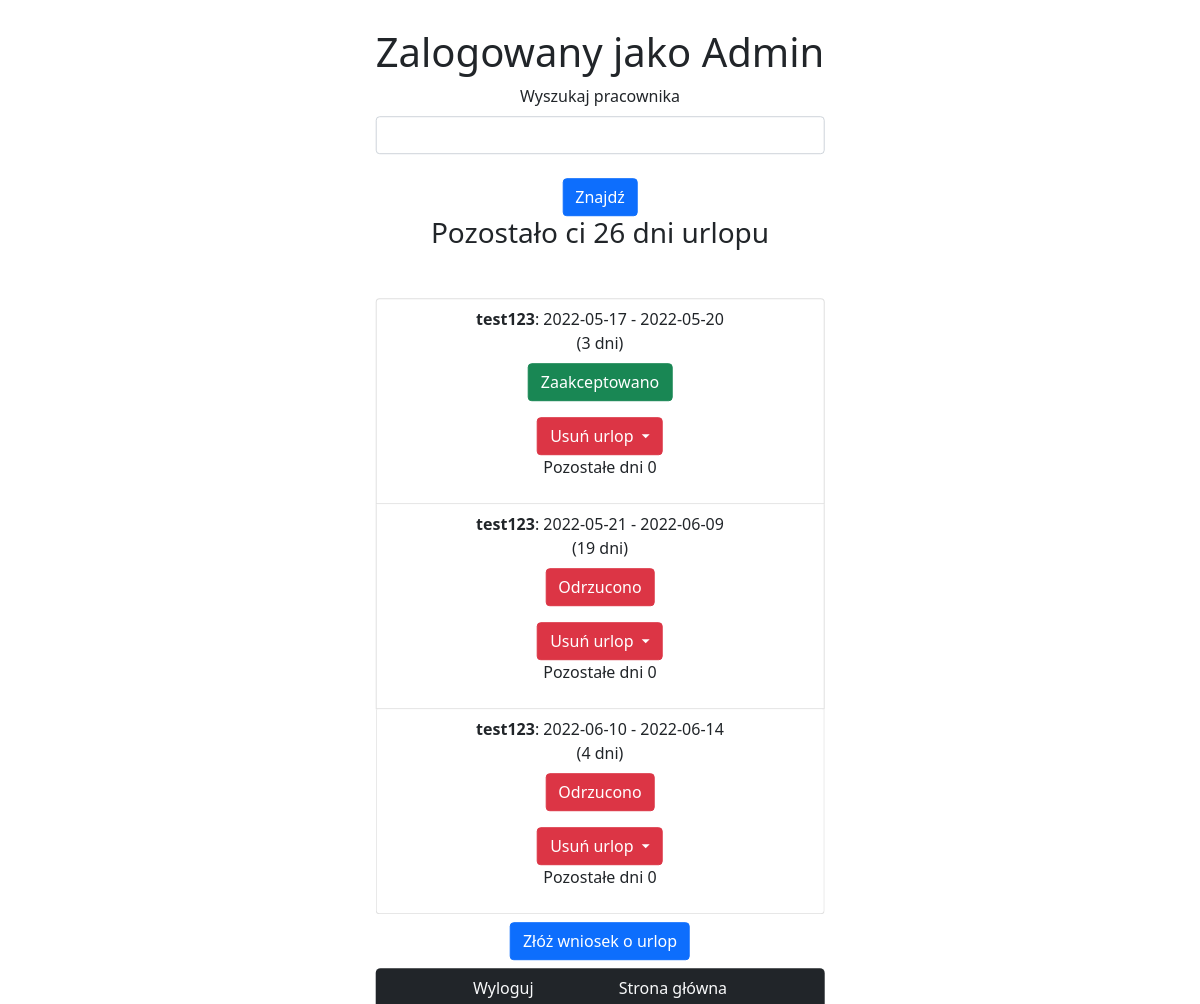
Page /leave/Admin (signed in) on the earlier database version.
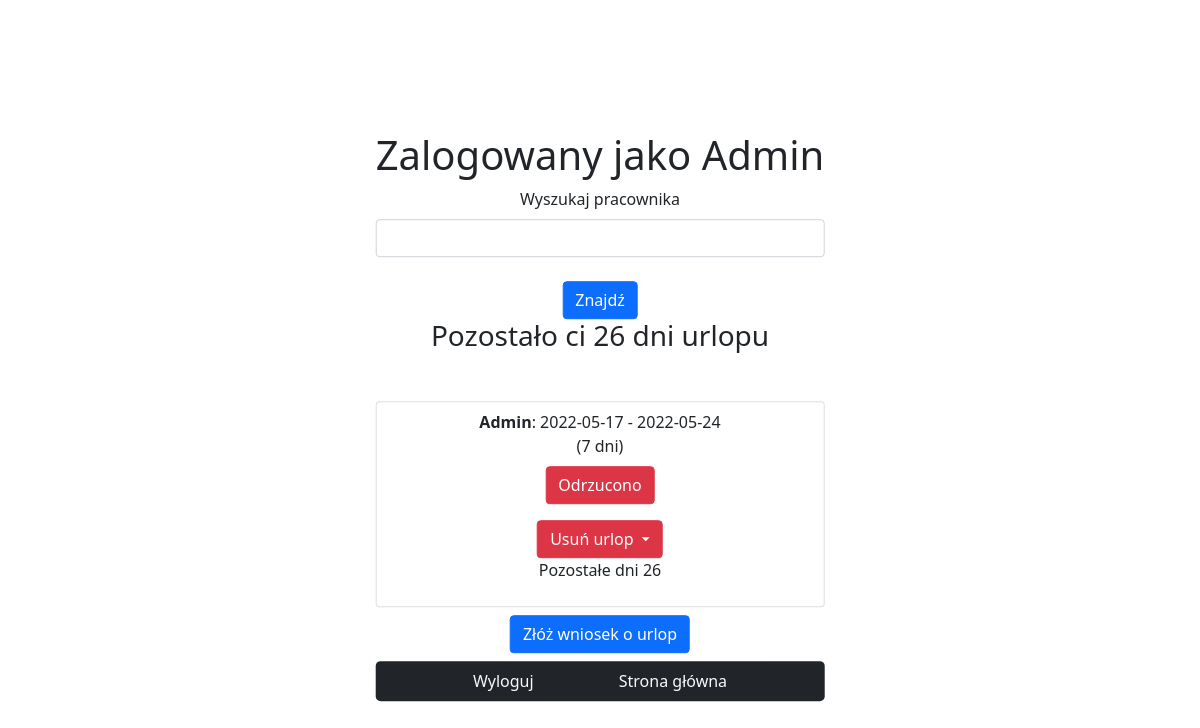
Same page on the later database version.
### urlop/models.py (models this page shows, shortened)
class User(db.Model, UserMixin):
    id = db.Column(db.Integer, primary_key=True)
    username = db.Column(db.String(30), unique=True, nullable=False)
    email = db.Column(db.String(40), unique=True, nullable=False)
    role = db.Column(db.String(20), default='user')
    password = db.Column(db.String(60), nullable=False)
    leave = db.relationship('Leave', backref='user', lazy=True)
    days_left = db.Column(db.Integer, default=26)

class Leave(db.Model, UserMixin):
    id = db.Column(db.Integer, primary_key=True)
    start_day = db.Column(db.DateTime, nullable=False)
    end_day = db.Column(db.DateTime, nullable=False)
    accepted = db.Column(db.Boolean, unique=False, default=False)
    user_id = db.Column(db.Integer, db.ForeignKey('user.id'), nullable=False)

### urlop/routes.py (the view, shortened to what this page needs)
@app.route('/leave/<string:name>', methods=['POST', 'GET'])
def leave(name):
    form = LeaveForm()
    form_search = SearchForm()
    if current_user.role == 'Admin':
        leaves = Leave.query.all()
    else:
        leaves = User.query.filter_by(username=current_user.username).first().leave
    return render_template('leave.html', form=form, form_search=form_search, leaves=leaves, title=name)

### urlop/forms.py (shortened to what this page needs)
class LeaveForm(FlaskForm):
    start_date = DateField('Początek urlopu', validators=[DataRequired()])
    end_date = DateField('Koniec urlopu', validators=[DataRequired()])
    display_days_errors = StringField('')
    submit = SubmitField('Wyślij urlop')

class SearchForm(FlaskForm):
    searchText = StringField('Wyszukaj pracownika')
    submitSearch = SubmitField('Znajdź')

### urlop/models.py (called while the page is built)
@login_manager.user_loader
def load_user(user_id):
    return User.query.get(int(user_id))

### urlop/templates/leave.html (shortened to what this page needs)
{% extends 'base.html' %}
{% block content %}
    <h1>Zalogowany jako {{ current_user.username }}</h1>
    {% if current_user.role == 'Admin' %}
        <form method="POST" action="">
                {{ form_search.searchText.label(class="form-label") }}
                {{ form_search.searchText(class="form-control") }}
                <br>
                {{ form_search.submitSearch(class="btn btn-primary") }}
        </form>
    {% endif %}
    <h3>Pozostało ci {{ current_user.days_left }} dni urlopu</h3>
    <div class="list-group mt-5">
        {% for leave in leaves %}
            <div class="list-group-item">
                <h7 class="fw-bolder">{{leave.user.username}}</h7>: {{ leave.start_day.date() }} - {{ leave.end_day.date() }}
                <br>
                ({{
                (leave.end_day.date() - leave.start_day.date()).days
                }} dni)
                {% if current_user.role == 'Admin' %}
                <br>
                        {% if leave.accepted %}
                            <a href="{{url_for('change_accept', leave_id=leave.id)}}" role="button" class="btn btn-success mt-2">
                                Zaakceptowano
                            </a>
                        {% else %}
                            <a href="{{url_for('change_accept', leave_id=leave.id)}}" role="button" class="btn btn-danger mt-2">
                                Odrzucono
                            </a>
                    {% endif %}
                    <div>
                      <a class="btn btn-danger dropdown-toggle" href="#" role="button" id="dropdownMenuLink" data-bs-toggle="dropdown" aria-expanded="false">
                        Usuń urlop
                      </a>
                    </div>
                    <p>Pozostałe dni {{leave.user.days_left}}</p>
                {% else %}
                    {% if leave.accepted %}
                        <p class="fs-2 text-success">Zaakceptowano  </p>
                    {% else %}
                        <p class="fs-2 text-danger">Odrzucono </p>
                    {% endif %}
                {% endif %}
            </div>
        {% endfor %}
    </div>
    <button type="button" class="btn btn-primary m-2" data-bs-toggle="modal" data-bs-target="#sendModal">
        Złóż wniosek o urlop
    </button>
    <nav class="navbar navbar-dark bg-dark rounded-3">
        <div class="container-sm d-flex justify-content-evenly">
            {% if current_user.is_authenticated %}
                    <a href="{{url_for('logout')}}" class="link-light text-decoration-none">Wyloguj</a>
                    <a href="{{url_for('index')}}" class="link-light text-decoration-none">Strona główna</a>
                {% else %}
                <a href="{{url_for('login')}}" class="link-light text-decoration-none">Zaloguj się</a>
                <a href="{{url_for('index')}}" class="link-light text-decoration-none">Strona główna</a>
            {% endif %}
        </div>
    </nav>
{% endblock content %}

### urlop/templates/base.html (shortened to what this page needs)
<!DOCTYPE html>
<html lang="en">
<head>
    <link href="https://cdn.jsdelivr.net/npm/bootstrap@5.0.2/dist/css/bootstrap.min.css" rel="stylesheet">
</head>
<body>
    <div class=".container position-absolute top-50 start-50 translate-middle text-center mh-100 mt-3">
        {% block content %}
        {% endblock %}
    </div>
</body>
</html>

Differences in the rows shown:
removed Leave: user.username "test123", start_day "2022-05-17", end_day "2022-05-20", (leave.end_day.date()-leave.start_day.date()).days "3", user.days_left "0"
removed Leave: user.username "test123", start_day "2022-05-21", end_day "2022-06-09", (leave.end_day.date()-leave.start_day.date()).days "19", user.days_left "0"
removed Leave: user.username "test123", start_day "2022-06-10", end_day "2022-06-14", (leave.end_day.date()-leave.start_day.date()).days "4", user.days_left "0"
added Leave: user.username "Admin", start_day "2022-05-17", end_day "2022-05-24", (leave.end_day.date()-leave.start_day.date()).days "7", user.days_left "26"
